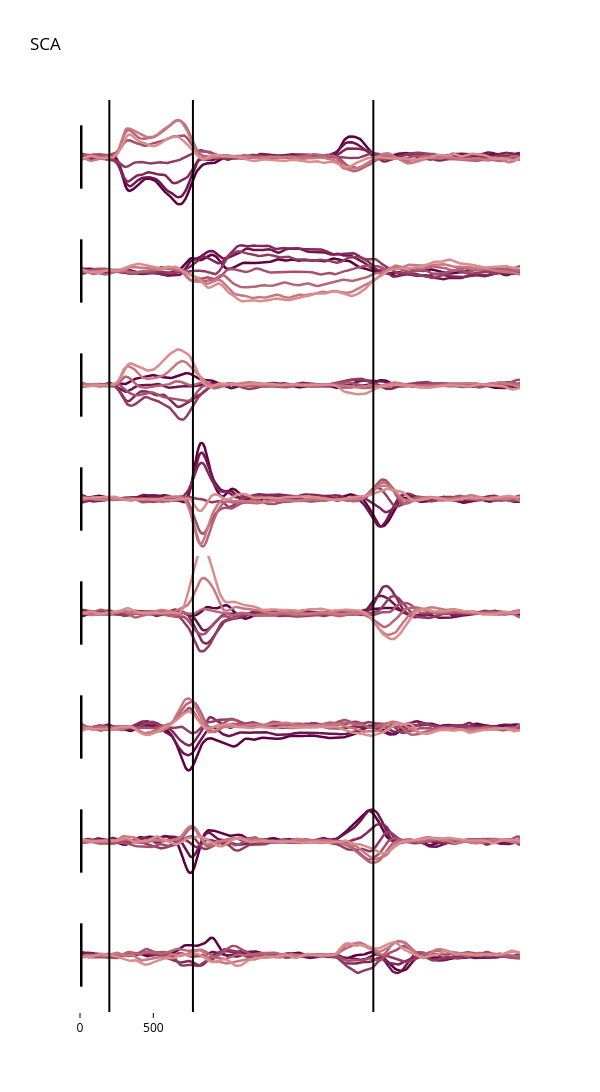

Write notebook code for a chart like this one.
### Code cell
# range for y axis
yRange = [-1.8,1.8]

fig = make_subplots(rows=num_components,cols = 1,shared_xaxes = True,vertical_spacing = 0)

for ii in range(num_components):

    for jj in range(C):
        latTrace = go.Scatter(y = rs_sca_latent[:,jj,ii], line = go.scatter.Line(color = cMap[jj],width = 2.5),showlegend = False)
        fig.add_trace(latTrace,row = ii+1,col=1)

    # mark important task events
    fig.add_vline(x = target_idx,row = ii+1,col = 1, line_color = 'black')
    fig.add_vline(x = move_idx,row = ii+1,col = 1, line_color = 'black')
    fig.add_vline(x = return_idx,row = ii+1,col = 1, line_color = 'black')

    # add a vertical line for scale
    scaleLine = go.Scatter(x = [0,0],y = [-1,1],showlegend = False,mode = 'lines',
                            line = go.scatter.Line(color = 'black',width = 5))
    fig.add_trace(scaleLine,row = ii+1,col = 1)


# clean up
fig.update_layout(height = 2000,width =600,title = 'SCA',title_font_color = 'black',
                  paper_bgcolor = 'white',
                  plot_bgcolor = 'white')
fig.update_yaxes(showgrid = False,zeroline = False,visible = False,range = yRange)
fig.update_xaxes(color = 'black',showgrid = False,zeroline = False,visible = False)
fig.update_xaxes(color = 'black',showgrid = False,zeroline = False,
                 ticks = 'outside',tickvals = [0,50],ticktext = ['0','500'],visible = True,row = num_components,col = 1)

fig.show()

### Figure 1 — Plotly figure (JSON) as saved in the notebook; plotly's stock layout.template omitted (floating-point values rounded to 4 significant figures; data arrays with more than 128 entries replaced by an {"elided": "..."} marker saying what was removed)
{"data": [{"line": {"color": "#5e0044", "width": 2.5}, "showlegend": false, "type": "scatter", "xaxis": "x", "y": {"elided": "301 float values"}, "yaxis": "y"}, {"line": {"color": "#6f144e", "width": 2.5}, "showlegend": false, "type": "scatter", "xaxis": "x", "y": {"elided": "301 float values"}, "yaxis": "y"}, {"line": {"color": "#812858", "width": 2.5}, "showlegend": false, "type": "scatter", "xaxis": "x", "y": {"elided": "301 float values"}, "yaxis": "y"}, {"line": {"color": "#933c62", "width": 2.5}, "showlegend": false, "type": "scatter", "xaxis": "x", "y": {"elided": "301 float values"}, "yaxis": "y"}, {"line": {"color": "#a5506d", "width": 2.5}, "showlegend": false, "type": "scatter", "xaxis": "x", "y": {"elided": "301 float values"}, "yaxis": "y"}, {"line": {"color": "#b76477", "width": 2.5}, "showlegend": false, "type": "scatter", "xaxis": "x", "y": {"elided": "301 float values"}, "yaxis": "y"}, {"line": {"color": "#c97881", "width": 2.5}, "showlegend": false, "type": "scatter", "xaxis": "x", "y": {"elided": "301 float values"}, "yaxis": "y"}, {"line": {"color": "#db8c8c", "width": 2.5}, "showlegend": false, "type": "scatter", "xaxis": "x", "y": {"elided": "301 float values"}, "yaxis": "y"}, {"line": {"color": "black", "width": 5}, "mode": "lines", "showlegend": false, "type": "scatter", "x": [0, 0], "xaxis": "x", "y": [-1, 1], "yaxis": "y"}, {"line": {"color": "#5e0044", "width": 2.5}, "showlegend": false, "type": "scatter", "xaxis": "x2", "y": {"elided": "301 float values"}, "yaxis": "y2"}, {"line": {"color": "#6f144e", "width": 2.5}, "showlegend": false, "type": "scatter", "xaxis": "x2", "y": {"elided": "301 float values"}, "yaxis": "y2"}, {"line": {"color": "#812858", "width": 2.5}, "showlegend": false, "type": "scatter", "xaxis": "x2", "y": {"elided": "301 float values"}, "yaxis": "y2"}, {"line": {"color": "#933c62", "width": 2.5}, "showlegend": false, "type": "scatter", "xaxis": "x2", "y": {"elided": "301 float values"}, "yaxis": "y2"}, {"line": {"color": "#a5506d", "width": 2.5}, "showlegend": false, "type": "scatter", "xaxis": "x2", "y": {"elided": "301 float values"}, "yaxis": "y2"}, {"line": {"color": "#b76477", "width": 2.5}, "showlegend": false, "type": "scatter", "xaxis": "x2", "y": {"elided": "301 float values"}, "yaxis": "y2"}, {"line": {"color": "#c97881", "width": 2.5}, "showlegend": false, "type": "scatter", "xaxis": "x2", "y": {"elided": "301 float values"}, "yaxis": "y2"}, {"line": {"color": "#db8c8c", "width": 2.5}, "showlegend": false, "type": "scatter", "xaxis": "x2", "y": {"elided": "301 float values"}, "yaxis": "y2"}, {"line": {"color": "black", "width": 5}, "mode": "lines", "showlegend": false, "type": "scatter", "x": [0, 0], "xaxis": "x2", "y": [-1, 1], "yaxis": "y2"}, {"line": {"color": "#5e0044", "width": 2.5}, "showlegend": false, "type": "scatter", "xaxis": "x3", "y": {"elided": "301 float values"}, "yaxis": "y3"}, {"line": {"color": "#6f144e", "width": 2.5}, "showlegend": false, "type": "scatter", "xaxis": "x3", "y": {"elided": "301 float values"}, "yaxis": "y3"}, {"line": {"color": "#812858", "width": 2.5}, "showlegend": false, "type": "scatter", "xaxis": "x3", "y": {"elided": "301 float values"}, "yaxis": "y3"}, {"line": {"color": "#933c62", "width": 2.5}, "showlegend": false, "type": "scatter", "xaxis": "x3", "y": {"elided": "301 float values"}, "yaxis": "y3"}, {"line": {"color": "#a5506d", "width": 2.5}, "showlegend": false, "type": "scatter", "xaxis": "x3", "y": {"elided": "301 float values"}, "yaxis": "y3"}, {"line": {"color": "#b76477", "width": 2.5}, "showlegend": false, "type": "scatter", "xaxis": "x3", "y": {"elided": "301 float values"}, "yaxis": "y3"}, {"line": {"color": "#c97881", "width": 2.5}, "showlegend": false, "type": "scatter", "xaxis": "x3", "y": {"elided": "301 float values"}, "yaxis": "y3"}, {"line": {"color": "#db8c8c", "width": 2.5}, "showlegend": false, "type": "scatter", "xaxis": "x3", "y": {"elided": "301 float values"}, "yaxis": "y3"}, {"line": {"color": "black", "width": 5}, "mode": "lines", "showlegend": false, "type": "scatter", "x": [0, 0], "xaxis": "x3", "y": [-1, 1], "yaxis": "y3"}, {"line": {"color": "#5e0044", "width": 2.5}, "showlegend": false, "type": "scatter", "xaxis": "x4", "y": {"elided": "301 float values"}, "yaxis": "y4"}, {"line": {"color": "#6f144e", "width": 2.5}, "showlegend": false, "type": "scatter", "xaxis": "x4", "y": {"elided": "301 float values"}, "yaxis": "y4"}, {"line": {"color": "#812858", "width": 2.5}, "showlegend": false, "type": "scatter", "xaxis": "x4", "y": {"elided": "301 float values"}, "yaxis": "y4"}, {"line": {"color": "#933c62", "width": 2.5}, "showlegend": false, "type": "scatter", "xaxis": "x4", "y": {"elided": "301 float values"}, "yaxis": "y4"}, {"line": {"color": "#a5506d", "width": 2.5}, "showlegend": false, "type": "scatter", "xaxis": "x4", "y": {"elided": "301 float values"}, "yaxis": "y4"}, {"line": {"color": "#b76477", "width": 2.5}, "showlegend": false, "type": "scatter", "xaxis": "x4", "y": {"elided": "301 float values"}, "yaxis": "y4"}, {"line": {"color": "#c97881", "width": 2.5}, "showlegend": false, "type": "scatter", "xaxis": "x4", "y": {"elided": "301 float values"}, "yaxis": "y4"}, {"line": {"color": "#db8c8c", "width": 2.5}, "showlegend": false, "type": "scatter", "xaxis": "x4", "y": {"elided": "301 float values"}, "yaxis": "y4"}, {"line": {"color": "black", "width": 5}, "mode": "lines", "showlegend": false, "type": "scatter", "x": [0, 0], "xaxis": "x4", "y": [-1, 1], "yaxis": "y4"}, {"line": {"color": "#5e0044", "width": 2.5}, "showlegend": false, "type": "scatter", "xaxis": "x5", "y": {"elided": "301 float values"}, "yaxis": "y5"}, {"line": {"color": "#6f144e", "width": 2.5}, "showlegend": false, "type": "scatter", "xaxis": "x5", "y": {"elided": "301 float values"}, "yaxis": "y5"}, {"line": {"color": "#812858", "width": 2.5}, "showlegend": false, "type": "scatter", "xaxis": "x5", "y": {"elided": "301 float values"}, "yaxis": "y5"}, {"line": {"color": "#933c62", "width": 2.5}, "showlegend": false, "type": "scatter", "xaxis": "x5", "y": {"elided": "301 float values"}, "yaxis": "y5"}, {"line": {"color": "#a5506d", "width": 2.5}, "showlegend": false, "type": "scatter", "xaxis": "x5", "y": {"elided": "301 float values"}, "yaxis": "y5"}, {"line": {"color": "#b76477", "width": 2.5}, "showlegend": false, "type": "scatter", "xaxis": "x5", "y": {"elided": "301 float values"}, "yaxis": "y5"}, {"line": {"color": "#c97881", "width": 2.5}, "showlegend": false, "type": "scatter", "xaxis": "x5", "y": {"elided": "301 float values"}, "yaxis": "y5"}, {"line": {"color": "#db8c8c", "width": 2.5}, "showlegend": false, "type": "scatter", "xaxis": "x5", "y": {"elided": "301 float values"}, "yaxis": "y5"}, {"line": {"color": "black", "width": 5}, "mode": "lines", "showlegend": false, "type": "scatter", "x": [0, 0], "xaxis": "x5", "y": [-1, 1], "yaxis": "y5"}, {"line": {"color": "#5e0044", "width": 2.5}, "showlegend": false, "type": "scatter", "xaxis": "x6", "y": {"elided": "301 float values"}, "yaxis": "y6"}, {"line": {"color": "#6f144e", "width": 2.5}, "showlegend": false, "type": "scatter", "xaxis": "x6", "y": {"elided": "301 float values"}, "yaxis": "y6"}, {"line": {"color": "#812858", "width": 2.5}, "showlegend": false, "type": "scatter", "xaxis": "x6", "y": {"elided": "301 float values"}, "yaxis": "y6"}, {"line": {"color": "#933c62", "width": 2.5}, "showlegend": false, "type": "scatter", "xaxis": "x6", "y": {"elided": "301 float values"}, "yaxis": "y6"}, {"line": {"color": "#a5506d", "width": 2.5}, "showlegend": false, "type": "scatter", "xaxis": "x6", "y": {"elided": "301 float values"}, "yaxis": "y6"}, {"line": {"color": "#b76477", "width": 2.5}, "showlegend": false, "type": "scatter", "xaxis": "x6", "y": {"elided": "301 float values"}, "yaxis": "y6"}, {"line": {"color": "#c97881", "width": 2.5}, "showlegend": false, "type": "scatter", "xaxis": "x6", "y": {"elided": "301 float values"}, "yaxis": "y6"}, {"line": {"color": "#db8c8c", "width": 2.5}, "showlegend": false, "type": "scatter", "xaxis": "x6", "y": {"elided": "301 float values"}, "yaxis": "y6"}, {"line": {"color": "black", "width": 5}, "mode": "lines", "showlegend": false, "type": "scatter", "x": [0, 0], "xaxis": "x6", "y": [-1, 1], "yaxis": "y6"}, {"line": {"color": "#5e0044", "width": 2.5}, "showlegend": false, "type": "scatter", "xaxis": "x7", "y": {"elided": "301 float values"}, "yaxis": "y7"}, {"line": {"color": "#6f144e", "width": 2.5}, "showlegend": false, "type": "scatter", "xaxis": "x7", "y": {"elided": "301 float values"}, "yaxis": "y7"}, {"line": {"color": "#812858", "width": 2.5}, "showlegend": false, "type": "scatter", "xaxis": "x7", "y": {"elided": "301 float values"}, "yaxis": "y7"}, {"line": {"color": "#933c62", "width": 2.5}, "showlegend": false, "type": "scatter", "xaxis": "x7", "y": {"elided": "301 float values"}, "yaxis": "y7"}, {"line": {"color": "#a5506d", "width": 2.5}, "showlegend": false, "type": "scatter", "xaxis": "x7", "y": {"elided": "301 float values"}, "yaxis": "y7"}, {"line": {"color": "#b76477", "width": 2.5}, "showlegend": false, "type": "scatter", "xaxis": "x7", "y": {"elided": "301 float values"}, "yaxis": "y7"}, {"line": {"color": "#c97881", "width": 2.5}, "showlegend": false, "type": "scatter", "xaxis": "x7", "y": {"elided": "301 float values"}, "yaxis": "y7"}, {"line": {"color": "#db8c8c", "width": 2.5}, "showlegend": false, "type": "scatter", "xaxis": "x7", "y": {"elided": "301 float values"}, "yaxis": "y7"}, {"line": {"color": "black", "width": 5}, "mode": "lines", "showlegend": false, "type": "scatter", "x": [0, 0], "xaxis": "x7", "y": [-1, 1], "yaxis": "y7"}, {"line": {"color": "#5e0044", "width": 2.5}, "showlegend": false, "type": "scatter", "xaxis": "x8", "y": {"elided": "301 float values"}, "yaxis": "y8"}, {"line": {"color": "#6f144e", "width": 2.5}, "showlegend": false, "type": "scatter", "xaxis": "x8", "y": {"elided": "301 float values"}, "yaxis": "y8"}, {"line": {"color": "#812858", "width": 2.5}, "showlegend": false, "type": "scatter", "xaxis": "x8", "y": {"elided": "301 float values"}, "yaxis": "y8"}, {"line": {"color": "#933c62", "width": 2.5}, "showlegend": false, "type": "scatter", "xaxis": "x8", "y": {"elided": "301 float values"}, "yaxis": "y8"}, {"line": {"color": "#a5506d", "width": 2.5}, "showlegend": false, "type": "scatter", "xaxis": "x8", "y": {"elided": "301 float values"}, "yaxis": "y8"}, {"line": {"color": "#b76477", "width": 2.5}, "showlegend": false, "type": "scatter", "xaxis": "x8", "y": {"elided": "301 float values"}, "yaxis": "y8"}, {"line": {"color": "#c97881", "width": 2.5}, "showlegend": false, "type": "scatter", "xaxis": "x8", "y": {"elided": "301 float values"}, "yaxis": "y8"}, {"line": {"color": "#db8c8c", "width": 2.5}, "showlegend": false, "type": "scatter", "xaxis": "x8", "y": {"elided": "301 float values"}, "yaxis": "y8"}, {"line": {"color": "black", "width": 5}, "mode": "lines", "showlegend": false, "type": "scatter", "x": [0, 0], "xaxis": "x8", "y": [-1, 1], "yaxis": "y8"}], "layout": {"height": 2000, "paper_bgcolor": "white", "plot_bgcolor": "white", "shapes": [{"line": {"color": "black"}, "type": "line", "x0": 20, "x1": 20, "xref": "x", "y0": 0, "y1": 1, "yref": "y domain"}, {"line": {"color": "black"}, "type": "line", "x0": 77, "x1": 77, "xref": "x", "y0": 0, "y1": 1, "yref": "y domain"}, {"line": {"color": "black"}, "type": "line", "x0": 200, "x1": 200, "xref": "x", "y0": 0, "y1": 1, "yref": "y domain"}, {"line": {"color": "black"}, "type": "line", "x0": 20, "x1": 20, "xref": "x2", "y0": 0, "y1": 1, "yref": "y2 domain"}, {"line": {"color": "black"}, "type": "line", "x0": 77, "x1": 77, "xref": "x2", "y0": 0, "y1": 1, "yref": "y2 domain"}, {"line": {"color": "black"}, "type": "line", "x0": 200, "x1": 200, "xref": "x2", "y0": 0, "y1": 1, "yref": "y2 domain"}, {"line": {"color": "black"}, "type": "line", "x0": 20, "x1": 20, "xref": "x3", "y0": 0, "y1": 1, "yref": "y3 domain"}, {"line": {"color": "black"}, "type": "line", "x0": 77, "x1": 77, "xref": "x3", "y0": 0, "y1": 1, "yref": "y3 domain"}, {"line": {"color": "black"}, "type": "line", "x0": 200, "x1": 200, "xref": "x3", "y0": 0, "y1": 1, "yref": "y3 domain"}, {"line": {"color": "black"}, "type": "line", "x0": 20, "x1": 20, "xref": "x4", "y0": 0, "y1": 1, "yref": "y4 domain"}, {"line": {"color": "black"}, "type": "line", "x0": 77, "x1": 77, "xref": "x4", "y0": 0, "y1": 1, "yref": "y4 domain"}, {"line": {"color": "black"}, "type": "line", "x0": 200, "x1": 200, "xref": "x4", "y0": 0, "y1": 1, "yref": "y4 domain"}, {"line": {"color": "black"}, "type": "line", "x0": 20, "x1": 20, "xref": "x5", "y0": 0, "y1": 1, "yref": "y5 domain"}, {"line": {"color": "black"}, "type": "line", "x0": 77, "x1": 77, "xref": "x5", "y0": 0, "y1": 1, "yref": "y5 domain"}, {"line": {"color": "black"}, "type": "line", "x0": 200, "x1": 200, "xref": "x5", "y0": 0, "y1": 1, "yref": "y5 domain"}, {"line": {"color": "black"}, "type": "line", "x0": 20, "x1": 20, "xref": "x6", "y0": 0, "y1": 1, "yref": "y6 domain"}, {"line": {"color": "black"}, "type": "line", "x0": 77, "x1": 77, "xref": "x6", "y0": 0, "y1": 1, "yref": "y6 domain"}, {"line": {"color": "black"}, "type": "line", "x0": 200, "x1": 200, "xref": "x6", "y0": 0, "y1": 1, "yref": "y6 domain"}, {"line": {"color": "black"}, "type": "line", "x0": 20, "x1": 20, "xref": "x7", "y0": 0, "y1": 1, "yref": "y7 domain"}, {"line": {"color": "black"}, "type": "line", "x0": 77, "x1": 77, "xref": "x7", "y0": 0, "y1": 1, "yref": "y7 domain"}, {"line": {"color": "black"}, "type": "line", "x0": 200, "x1": 200, "xref": "x7", "y0": 0, "y1": 1, "yref": "y7 domain"}, {"line": {"color": "black"}, "type": "line", "x0": 20, "x1": 20, "xref": "x8", "y0": 0, "y1": 1, "yref": "y8 domain"}, {"line": {"color": "black"}, "type": "line", "x0": 77, "x1": 77, "xref": "x8", "y0": 0, "y1": 1, "yref": "y8 domain"}, {"line": {"color": "black"}, "type": "line", "x0": 200, "x1": 200, "xref": "x8", "y0": 0, "y1": 1, "yref": "y8 domain"}], "title": {"font": {"color": "black"}, "text": "SCA"}, "width": 600, "xaxis": {"anchor": "y", "color": "black", "domain": [0, 1], "matches": "x8", "showgrid": false, "showticklabels": false, "visible": false, "zeroline": false}, "xaxis2": {"anchor": "y2", "color": "black", "domain": [0, 1], "matches": "x8", "showgrid": false, "showticklabels": false, "visible": false, "zeroline": false}, "xaxis3": {"anchor": "y3", "color": "black", "domain": [0, 1], "matches": "x8", "showgrid": false, "showticklabels": false, "visible": false, "zeroline": false}, "xaxis4": {"anchor": "y4", "color": "black", "domain": [0, 1], "matches": "x8", "showgrid": false, "showticklabels": false, "visible": false, "zeroline": false}, "xaxis5": {"anchor": "y5", "color": "black", "domain": [0, 1], "matches": "x8", "showgrid": false, "showticklabels": false, "visible": false, "zeroline": false}, "xaxis6": {"anchor": "y6", "color": "black", "domain": [0, 1], "matches": "x8", "showgrid": false, "showticklabels": false, "visible": false, "zeroline": false}, "xaxis7": {"anchor": "y7", "color": "black", "domain": [0, 1], "matches": "x8", "showgrid": false, "showticklabels": false, "visible": false, "zeroline": false}, "xaxis8": {"anchor": "y8", "color": "black", "domain": [0, 1], "showgrid": false, "ticks": "outside", "ticktext": ["0", "500"], "tickvals": [0, 50], "visible": true, "zeroline": false}, "yaxis": {"anchor": "x", "domain": [0.875, 1], "range": [-1.8, 1.8], "showgrid": false, "visible": false, "zeroline": false}, "yaxis2": {"anchor": "x2", "domain": [0.75, 0.875], "range": [-1.8, 1.8], "showgrid": false, "visible": false, "zeroline": false}, "yaxis3": {"anchor": "x3", "domain": [0.625, 0.75], "range": [-1.8, 1.8], "showgrid": false, "visible": false, "zeroline": false}, "yaxis4": {"anchor": "x4", "domain": [0.5, 0.625], "range": [-1.8, 1.8], "showgrid": false, "visible": false, "zeroline": false}, "yaxis5": {"anchor": "x5", "domain": [0.375, 0.5], "range": [-1.8, 1.8], "showgrid": false, "visible": false, "zeroline": false}, "yaxis6": {"anchor": "x6", "domain": [0.25, 0.375], "range": [-1.8, 1.8], "showgrid": false, "visible": false, "zeroline": false}, "yaxis7": {"anchor": "x7", "domain": [0.125, 0.25], "range": [-1.8, 1.8], "showgrid": false, "visible": false, "zeroline": false}, "yaxis8": {"anchor": "x8", "domain": [0, 0.125], "range": [-1.8, 1.8], "showgrid": false, "visible": false, "zeroline": false}}}
